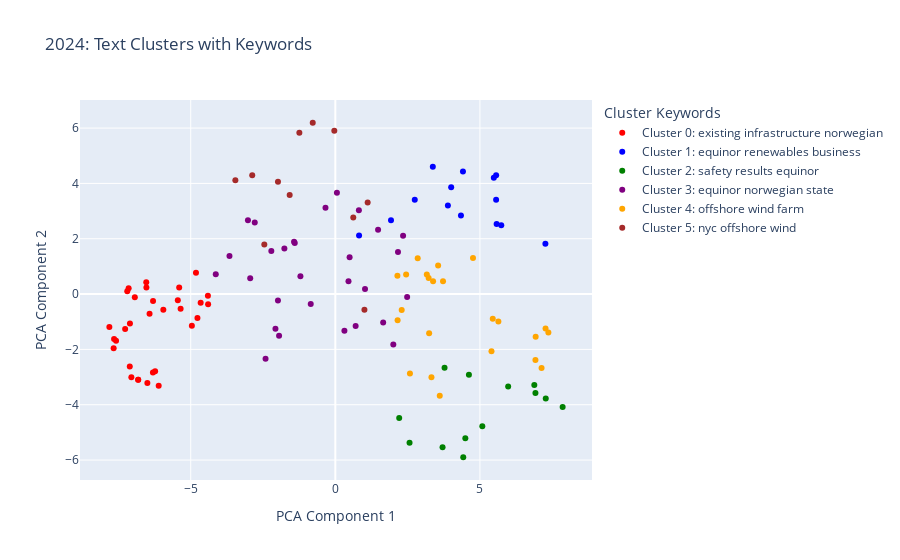

The notebook cell this image was saved under:
### Code cell
plot_clusters("2024",clusters_2024, cluster_assignment_2024,keywords_2024)
